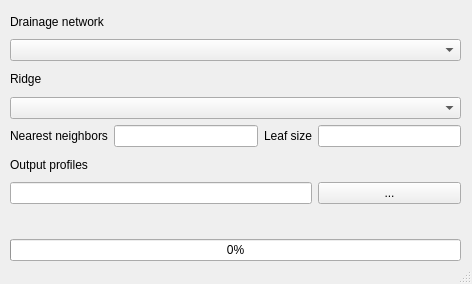
<?xml version="1.0" encoding="UTF-8"?>
<ui version="4.0">
 <class>mainWindow</class>
 <widget class="QMainWindow" name="mainWindow">
  <property name="geometry">
   <rect>
    <x>0</x>
    <y>0</y>
    <width>472</width>
    <height>284</height>
   </rect>
  </property>
  <property name="windowTitle">
   <string>Create Multi Profiles</string>
  </property>
  <widget class="QWidget" name="centralwidget">
   <widget class="QWidget" name="layoutWidget">
    <property name="geometry">
     <rect>
      <x>10</x>
      <y>10</y>
      <width>451</width>
      <height>251</height>
     </rect>
    </property>
    <layout class="QGridLayout" name="gridLayout">
     <item row="4" column="3">
      <widget class="QLineEdit" name="lineEditLeafSize"/>
     </item>
     <item row="4" column="0">
      <widget class="QLabel" name="labelNearNeigh">
       <property name="text">
        <string>Nearest neighbors</string>
       </property>
      </widget>
     </item>
     <item row="6" column="0" colspan="3">
      <widget class="QLineEdit" name="lineEditOutShp"/>
     </item>
     <item row="2" column="0">
      <widget class="QLabel" name="labelRidge">
       <property name="text">
        <string>Ridge</string>
       </property>
      </widget>
     </item>
     <item row="6" column="3">
      <widget class="QPushButton" name="pushButtonOutShp">
       <property name="text">
        <string>...</string>
       </property>
      </widget>
     </item>
     <item row="0" column="0">
      <widget class="QLabel" name="labelDrainNet">
       <property name="text">
        <string>Drainage network</string>
       </property>
      </widget>
     </item>
     <item row="5" column="0">
      <widget class="QLabel" name="labelOutShp">
       <property name="text">
        <string>Output profiles</string>
       </property>
      </widget>
     </item>
     <item row="4" column="2">
      <widget class="QLabel" name="labelLeafSize">
       <property name="text">
        <string>Leaf size</string>
       </property>
      </widget>
     </item>
     <item row="1" column="0" colspan="4">
      <widget class="QComboBox" name="comboBoxDrainNet">
       <property name="minimumSize">
        <size>
         <width>0</width>
         <height>0</height>
        </size>
       </property>
      </widget>
     </item>
     <item row="4" column="1">
      <widget class="QLineEdit" name="lineEditNeaNeigh"/>
     </item>
     <item row="8" column="0" colspan="4">
      <widget class="QProgressBar" name="progressBar">
       <property name="value">
        <number>0</number>
       </property>
      </widget>
     </item>
     <item row="3" column="0" colspan="4">
      <widget class="QComboBox" name="comboBoxRidge">
       <property name="minimumSize">
        <size>
         <width>0</width>
         <height>0</height>
        </size>
       </property>
      </widget>
     </item>
     <item row="7" column="0" colspan="4">
      <widget class="QLabel" name="labelNumVert">
       <property name="text">
        <string/>
       </property>
      </widget>
     </item>
    </layout>
   </widget>
  </widget>
  <widget class="QStatusBar" name="statusbar"/>
 </widget>
 <resources/>
 <connections/>
</ui>
